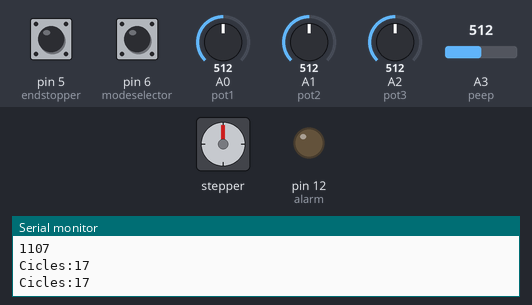
Bench run of a sketch on a simulated Arduino Uno, built with avr-gcc and run on an emulated ATmega328P. Shown: stepper motor, output pins drawn as LEDs (lit = HIGH), the last lines printed to the serial monitor. Wiring (inferred from the names in the program): stepper motor driver (200 steps per turn assumed): step pin 3; direction pin 2. Inputs (shaded band) come from the test bench; at power-on: A0 (pot1) = 512, pin 5 (endstopper) HIGH, A1 (pot2) = 512, A2 (pot3) = 512, pin 6 (modeselector) HIGH, A3 (peep) = 512. Pins used as bus, display or sensor lines are not drawn.

Above: at 1.2 s.
1.3 s: A0 (pot1) set to 490
4.3 s: pin 5 (endstopper) pulled LOW for 1 s
At 6.0 s:
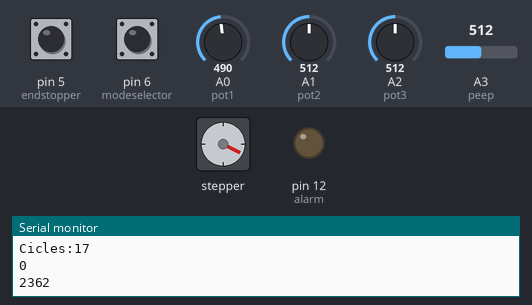
8.3 s: A1 (pot2) set to 716
At 9.8 s:
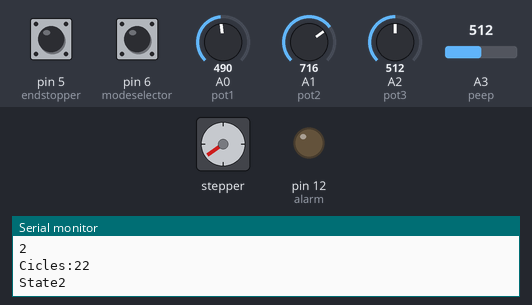
11.3 s: A2 (pot3) set to 490
At 12.9 s:
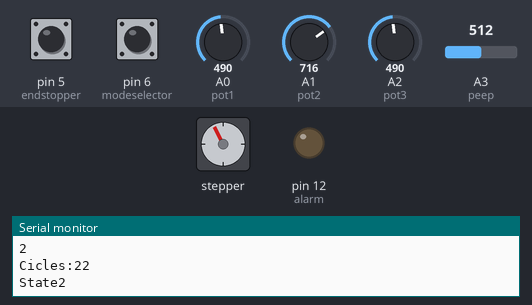
14.3 s: A0 (pot1) set to 30
At 17.2 s:
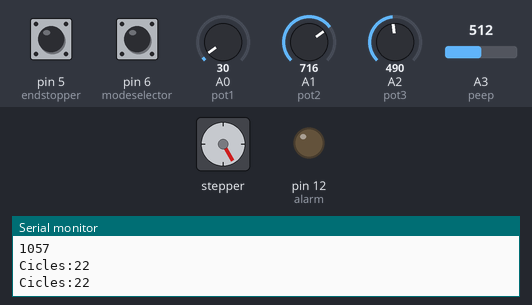
17.3 s: A0 (pot1) set to 29
Timing chart, 0 to 26.1 s (numbered marks = the images above; inputs shaded):
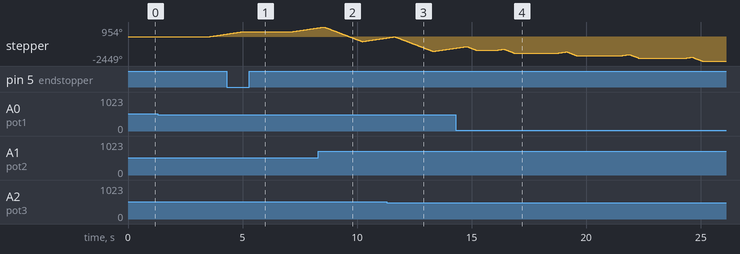

The sketch:

corovalve_v2.ino
```cpp
/*
  //LCD JAVI//
  //#include <Wire.h>
  //#include "rgb_lcd.h"

  //rgb_lcd lcd;

  //const int colorR = 255;
  //const int colorG = 255;
  //const int colorB = 255;
*/

// LIBRARIES //
#define dirPin 2
#define stepPin 3
#include <LiquidCrystal_I2C.h>
LiquidCrystal_I2C lcd(0x27, 16, 2); // set the LCD address to 0x27 for a 16 chars and 2 line display


const int endstopper = 5; // Pin del endstopper
const int modeselector = 6; // Pin del selector de modo Volumen / Presion
int modeselectorState = 0; // Estado del modo*
const float SensorOffset = 41.0;

//ANALOGS//
const int pot1 = A0;
const int pot2 = A1;
const int pot3 = A2;
int peep = A3;
//A4 - LCD Screen SDA
//A5 - LCD Screen SCL

//DIGITALS//

int valuepot1 = 0; // Tidal Volume (Liters)
int valuepot2 = 0; // Breaths per minute
int valuepot3 = 0; // Speed

// PROTOTYPE ADJUSTS //
#define stepsPerRevolution 1  // change this to fit the number of steps per revolution
int velRetorno = 1000; // Velocidad de retorno del motor
int distanciaIdaMax = 50; // Distancia maxima en la ida por presion
int TresholdPeep = 50; // Treshold peep


// INITIAL VARIABLES  //
int volumeMin = 50; //Initial air volume per cicle
int volumeMax = 500;
float actualVolume = 0;

int ciclesMin = 4; // MIN Cicles per minute
int ciclesMax = 30; // MAX Cicles per minute
float actualCicles = 0;

float speedMin = 5000; // MIN motor Speed (More is slower)
float speedMax = 300; // MAX motor Speed (Less is more fast)
float actualSpeed = 0;

float peepAdjustMin = 0;
float peepAdjustMax = 100;
float actualpeep = 0;
float valuepeep = 0;

int peep_min = 5; // Value of pressure min to PEEP procedure
int presure_max = 50; // Security value to stop pressing
int peepPresure = 10; // Variable to press the peep


// OTHERS //
// Buttons
String impresion = "";
const int alarm = 12;


int state = 0;
int stepCount = 0; // number of steps the motor has taken
int startState = 0; //Define the state, 1: start 0: stop to prepare the variables before starting
unsigned long currentMillis = 0;    // stores the value of millis() in each iteration of loop()
unsigned long lastMillis = 0;    // stores the value of millis() in each iteration of loop()
unsigned long ieMillisStart = 0;
unsigned long ieMillisEnd = 0;
float delaynow = 0;
int pressureValue = 0; // Keep the pressure value
int endstopperValue = 0;

float loops = 10;
int maxup = 30; //Max up the Z

void setup() {
  Serial.begin(9600);
  pinMode(stepPin, OUTPUT);
  pinMode(dirPin, OUTPUT);
  pinMode(endstopper, INPUT);
  pinMode(alarm, OUTPUT);
  pinMode(modeselector, INPUT);
  checkVariables();
  /*

    lcd.init();
    lcd.backlight();
    lcd.clear();

    ///LCD JAVI
    //lcd.begin(16, 2);
    //lcd.setRGB(colorR, colorG, colorB);
  */
  currentMillis = millis();
  lastMillis = millis();
}

void loop() {

  checkVariables();
  checkPeep();

  currentMillis = millis();   // capture the latest value of millis()
  Serial.println(state);

  switch (state) {
    case 0: // Standby
      ////  WAIT FOR NEXT CYCLE  ////
      //delaynow = (60000/cicles)-(cicles*2*(speedServo*volume)); // REPASAR
      Serial.println(currentMillis - lastMillis);

      if ( currentMillis - lastMillis >= (60000 / actualCicles)) {
        lastMillis = millis();
        if (modeselectorState == 0) {//Si esta selecionado el modo presion...
          state = 1; // Modo volumen
        } else {
          state = 4; // Modo presion
        }

      } else {
        //Serial.println("Waiting");
        checkVariables();
        checkPeep();
        if (valuepeep <= TresholdPeep) {
          state = 3;
          break;
        }
        state = 0;
        break;
      }


    case 1: // MODO VOLUMEN
      Serial.println(state);
      ieMillisStart = millis();
      digitalWrite(dirPin, HIGH); // Set the spinning direction clockwise:
      for (int i = 0; i < ((stepsPerRevolution)*actualVolume) ; i++) { //Divides el Stepsperrevolution por la J que son las veces que quieres revisar las variables.
        // Move the motor
        digitalWrite(stepPin, HIGH);
        delayMicroseconds(actualSpeed);
        digitalWrite(stepPin, LOW);
        delayMicroseconds(actualSpeed);
      }
      ieMillisEnd = millis();
      state = 2;
      break;


    case 2: // Motor up+

      //for (int i = 0; (i < actualVolume) && (endstopperValue == LOW)); i++) {
      checkVariables();
      Serial.print("State2");
      digitalWrite(dirPin, LOW);
      state = 0; // Next state

      for (int j = 0; j < maxup; j++) { //Numero de veces que revisas las variables mientras corre el motor
        checkPeep();
        if (valuepeep <= TresholdPeep) {
          state = 3;
          break;
        }
        endstopperValue = digitalRead(endstopper);
        if (endstopperValue == 0) { // Para si toca el stopper
          state = 0;
          break;
        }
        for (int i = 0; i < ((stepsPerRevolution)*actualVolume) / loops; i++) {
          digitalWrite(stepPin, HIGH);
          delayMicroseconds(velRetorno);
          digitalWrite(stepPin, LOW);
          delayMicroseconds(velRetorno);
        }
      }
      break;

    case 3: // PEEP
      Serial.print("PEEP MODE");
      digitalWrite(dirPin, HIGH); // Set the spinning direction clockwise:

      for (int i = 0; i < ((stepsPerRevolution)*peepPresure) ; i++) { //Divides el Stepsperrevolution por la J que son las veces que quieres revisar las variables.
        // Move the motor
        digitalWrite(stepPin, HIGH);
        delayMicroseconds(actualSpeed);
        digitalWrite(stepPin, LOW);
        delayMicroseconds(actualSpeed);
      }
      state = 2;
      break;

    case 4: // MODO PRESION
      for (int j = 0; j < distanciaIdaMax; j++) {
        checkPeep();

        for (int i = 0; i < ((stepsPerRevolution)*actualVolume) / loops; i++) {
          digitalWrite(stepPin, HIGH);
          delayMicroseconds(velRetorno);
          digitalWrite(stepPin, LOW);
          delayMicroseconds(velRetorno);
        }
      }
      break;
  }
}

void checkVariables() {

  modeselectorState  = digitalRead(modeselector);

  // Read the value of 3 parameters
  valuepot1 = analogRead(pot1); // Volumen - Presion
  valuepot2 = analogRead(pot2); // Ciclos
  valuepot3 = analogRead(pot3); // Velocidad
  endstopperValue = digitalRead(endstopper);

  actualVolume = map(valuepot1, 0, 1024, volumeMin, volumeMax);
  actualCicles = map(valuepot2, 0, 1024, ciclesMin, ciclesMax);
  actualSpeed = map(valuepot3, 0, 1024, speedMin, speedMax);


  lcd.setCursor(0, 0);
  int actualVolumePrint = (int) actualVolume;
  int actualCiclesPrint = (int) actualCicles;
  int actualSpeedPrint = (int) actualSpeed;

  float ieMillisRatio = (60000 / actualCicles) / (ieMillisEnd - ieMillisStart);

  Serial.print("Cicles:");
  Serial.println(actualCiclesPrint);
  if (modeselectorState == 0) { //Si esta selecionado el modo presion
    impresion = ("P " + String(actualVolumePrint) + "cm H2o "  +  String(actualCiclesPrint) + "/min   ");
  } else {
    impresion = ("VT " + String(actualVolumePrint) + "mL "  +  String(actualCiclesPrint) + "/min   ");
  }

  //Serial.print(impresion);
  lcd.print(impresion);
  lcd.setCursor (0, 1);


  if (modeselectorState == 0) {//Si esta selecionado el modo presion
    impresion = ("1:" + String(ieMillisRatio) + "  " + String((int)actualpeep) + "mL   ");
  } else {
    impresion = ("1:" + String(ieMillisRatio) + " " + String((int)actualpeep) + "cmH2o  ");
  }

  //Serial.print(impresion);
  lcd.print(impresion);
  lcd.display();

  // Serial.print("  Endstopper: ");
  // Serial.print(endstopperValue);

}

void checkPeep() {
  valuepeep = analogRead(peep);
  //Serial.print(" Peep: ");

  //Serial.println(valuepeep);
  actualpeep = (valuepeep - SensorOffset - 512.0) / 10.0;
 valuepeep = 100;
}
//actualpeep = map(valuepeep, 0, 1000, peepAdjustMin, peepAdjustMax);
```
